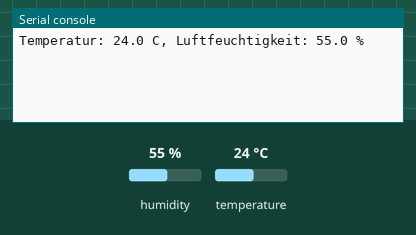
Simulated run of this program. Board: Raspberry Pi Pico running CircuitPython. Shown: the last lines printed to the serial console. The test bench sets the inputs (shaded band); at power-on: humidity 55 %, temperature 24 °C.

Above: at 1.2 s.
1.3 s: humidity set to 22 %
At 3.6 s:
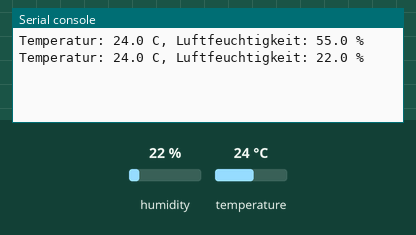
4.3 s: temperature set to 12 °C
At 6.0 s:
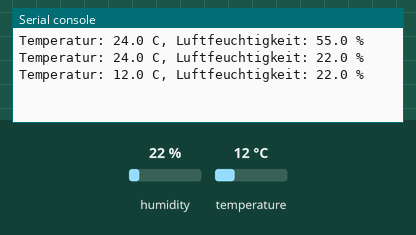
7.3 s: humidity set to 40 %
At 9.6 s:
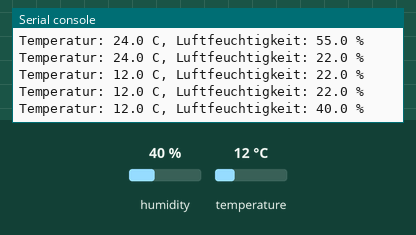
Timing chart, 0 to 11.1 s (numbered marks = the images above; inputs shaded):
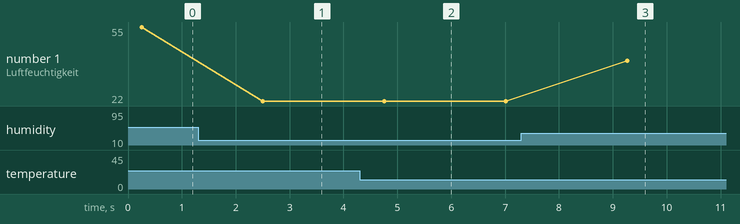

Measured:
- after the input at 1.3 s, the serial console: prints a new line after 1.2 s (image 1)
- after the input at 4.3 s, the serial console: prints a new line after 0.46 s (image 2)
- after the input at 7.3 s, the serial console: prints a new line after 2.0 s (image 3)
- plotted number 1: 55 → 22 after the input at 1.3 s, 22 → 40 after the input at 7.3 s

The program:

simply_temp.py
```python
import board
import adafruit_dht
import time

# Initialisiere den DHT11-Sensor
dht_device = adafruit_dht.DHT11(board.GP17)

while True:
    try:
        # Lese Temperatur und Luftfeuchtigkeit
        temperature = dht_device.temperature
        humidity = dht_device.humidity

        print(f"Temperatur: {temperature:.1f} C, Luftfeuchtigkeit: {humidity:.1f} %")
    except RuntimeError as error:
        # Fehler beim Lesen des Sensors ignorieren
        print(f"Fehler beim Lesen des Sensors: {error.args[0]}")

    time.sleep(2.0)
```
